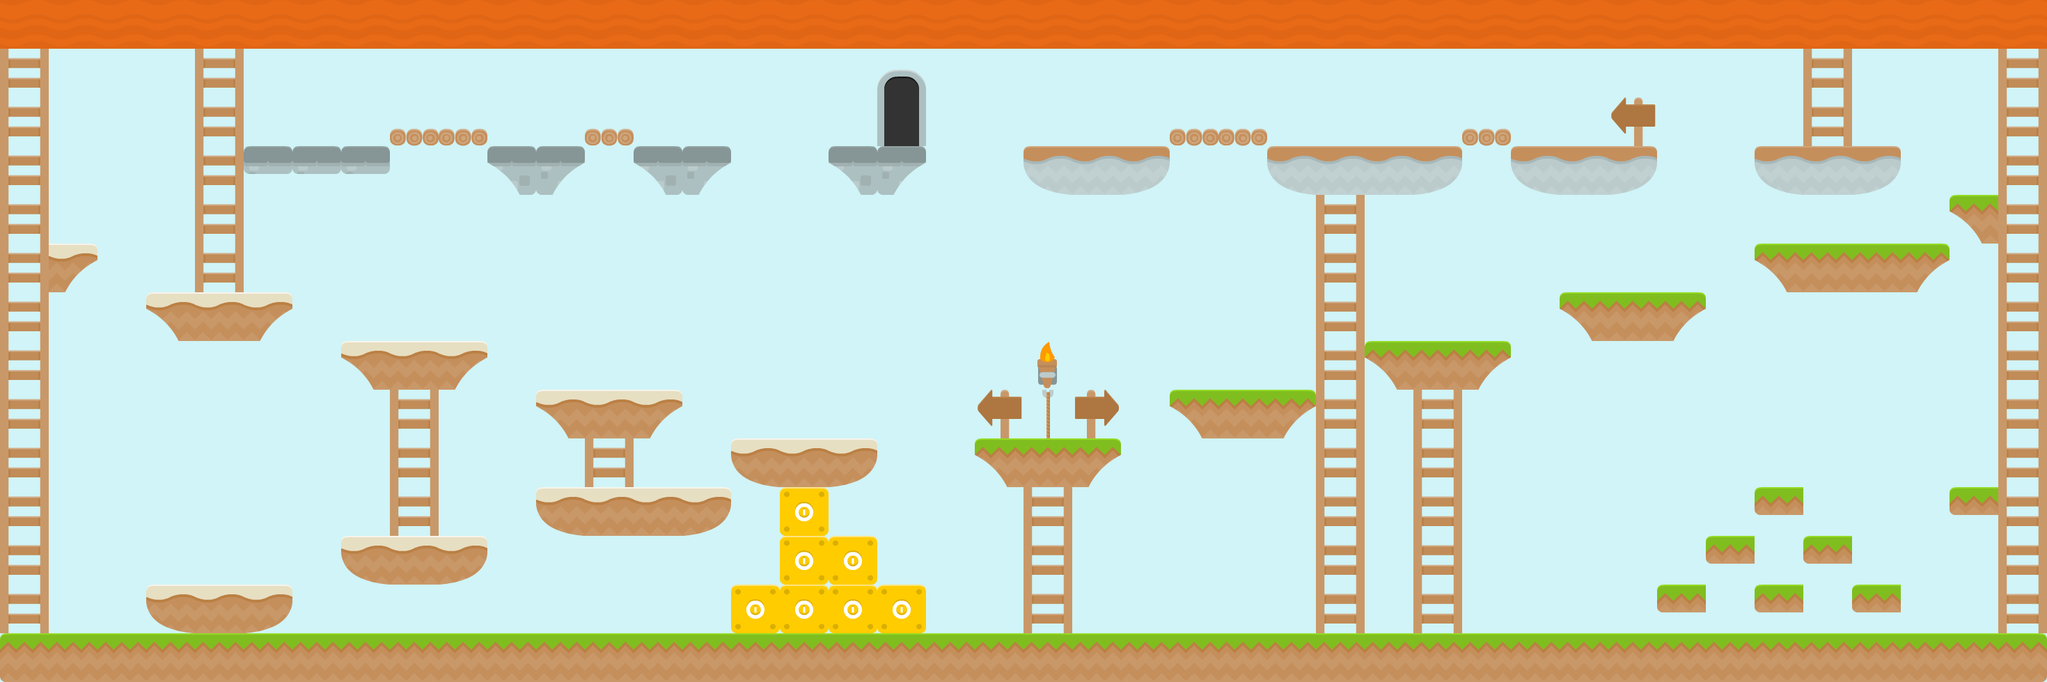

The image is a tile-based game level rendered from a .tmx file. Its description and source (layers, tilesets, objects; grid data summarised) follow:
An orthogonal 42x14 tile map with 70x70 px tiles, 4 tile layers (BackgroundLayer, DecorationLayer, CollisionLayer, FruitLayer), 4 tilesets.

<map version="1.0" orientation="orthogonal" renderorder="left-up" width="42" height="14" tilewidth="70" tileheight="70" nextobjectid="19">
 <tileset firstgid="1" name="tiles_spritesheet" tilewidth="70" tileheight="70" spacing="2">
  <image source="../CutePack/Base pack/Tiles/tiles_spritesheet.png" trans="ff00ff" width="914" height="936" />
  <tile id="44">
   <properties>
    <property name="suelo" value="true" />
   </properties>
  </tile>
  <tile id="56">
   <properties>
    <property name="suelo" value="true" />
   </properties>
  </tile>
  <tile id="68">
   <properties>
    <property name="suelo" value="true" />
   </properties>
  </tile>
  <tile id="80">
   <properties>
    <property name="suelo" value="true" />
   </properties>
  </tile>
  <tile id="91">
   <properties>
    <property name="suelo" value="true" />
   </properties>
  </tile>
  <tile id="97">
   <properties>
    <property name="fruitType" value="apple" />
   </properties>
  </tile>
  <tile id="103">
   <properties>
    <property name="suelo" value="true" />
   </properties>
  </tile>
  <tile id="115">
   <properties>
    <property name="suelo" value="true" />
   </properties>
  </tile>
  <tile id="132">
   <properties>
    <property name="desplazable" value="true" />
    <property name="suelo" value="true" />
   </properties>
  </tile>
 </tileset>
 <tileset firstgid="157" name="fondo" tilewidth="70" tileheight="70" spacing="2">
  <image source="../CutePack/Base pack/bg.png" trans="ff00ff" width="256" height="256" />
 </tileset>
 <tileset firstgid="166" name="transparent" tilewidth="70" tileheight="70">
  <image source="../CutePack/transparent.png" width="70" height="70" />
  <tile id="0">
   <properties>
    <property name="tileType" value="air" />
   </properties>
  </tile>
 </tileset>
 <tileset firstgid="167" name="Frutas-01" tilewidth="70" tileheight="70">
  <image source="../CutePack/Frutas/Frutas-01.png" width="140" height="140" />
  <tile id="0">
   <properties>
    <property name="tileType" value="manzana" />
   </properties>
  </tile>
  <tile id="1">
   <properties>
    <property name="tileType" value="uva" />
   </properties>
  </tile>
  <tile id="2">
   <properties>
    <property name="tileType" value="sandia" />
   </properties>
  </tile>
  <tile id="3">
   <properties>
    <property name="tileType" value="pera" />
   </properties>
  </tile>
 </tileset>
 <layer name="BackgroundLayer" width="42" height="14">
  <data>[588 cells, 588 non-empty, 1 distinct tile ids]</data>
 </layer>
 <layer name="DecorationLayer" width="42" height="14">
  <data>[588 cells, 48 non-empty, 9 distinct tile ids]</data>
 </layer>
 <layer name="CollisionLayer" width="42" height="14">
  <data>[588 cells, 588 non-empty, 20 distinct tile ids]</data>
 </layer>
 <layer name="FruitLayer" width="42" height="14">
  <data>[588 cells, 19 non-empty, 4 distinct tile ids]</data>
 </layer>
</map>
